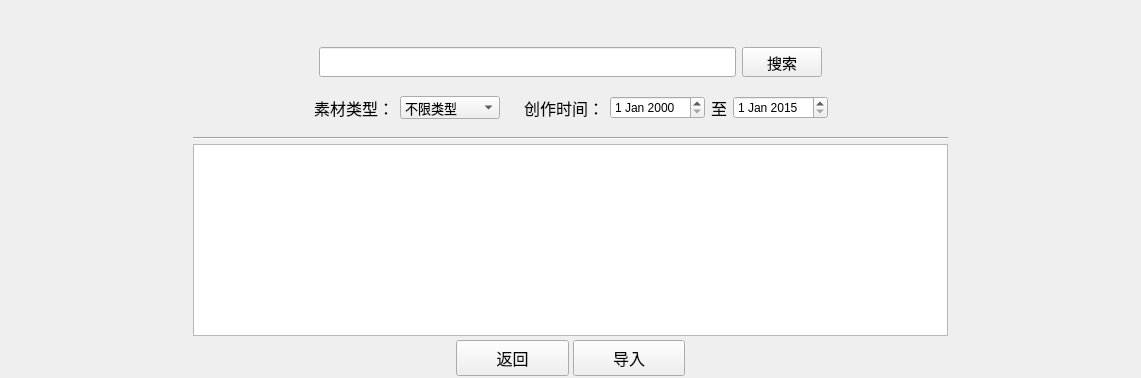
        <widget class="QWidget" name="pageImport">
         <layout class="QVBoxLayout" name="verticalLayout">
          <property name="spacing">
           <number>2</number>
          </property>
          <property name="margin">
           <number>0</number>
          </property>
          <item>
           <widget class="QWidget" name="Importwidget_Main" native="true">
            <layout class="QHBoxLayout" name="horizontalLayout_4" stretch="1,4,1">
             <property name="spacing">
              <number>4</number>
             </property>
             <property name="margin">
              <number>0</number>
             </property>
             <item>
              <widget class="QWidget" name="Importwidget_Left" native="true">
               <property name="styleSheet">
                <string notr="true"/>
               </property>
               <layout class="QHBoxLayout" name="horizontalLayout_16">
                <property name="spacing">
                 <number>4</number>
                </property>
                <property name="margin">
                 <number>0</number>
                </property>
                <item>
                 <spacer name="Importwidget_horizontalSpacer5">
                  <property name="orientation">
                   <enum>Qt::Horizontal</enum>
                  </property>
                  <property name="sizeHint" stdset="0">
                   <size>
                    <width>99</width>
                    <height>20</height>
                   </size>
                  </property>
                 </spacer>
                </item>
               </layout>
              </widget>
             </item>
             <item>
              <widget class="QWidget" name="Importwidget_Center" native="true">
               <layout class="QVBoxLayout" name="verticalLayout_10">
                <property name="spacing">
                 <number>4</number>
                </property>
                <property name="margin">
                 <number>0</number>
                </property>
                <item>
                 <widget class="QWidget" name="Importwidget_Empty" native="true">
                  <property name="minimumSize">
                   <size>
                    <width>0</width>
                    <height>40</height>
                   </size>
                  </property>
                  <property name="maximumSize">
                   <size>
                    <width>16777215</width>
                    <height>40</height>
                   </size>
                  </property>
                 </widget>
                </item>
                <item>
                 <widget class="QWidget" name="Importwidget_OutSearch" native="true">
                  <property name="minimumSize">
                   <size>
                    <width>0</width>
                    <height>35</height>
                   </size>
                  </property>
                  <property name="maximumSize">
                   <size>
                    <width>16777215</width>
                    <height>32</height>
                   </size>
                  </property>
                  <layout class="QHBoxLayout" name="horizontalLayout_20" stretch="1,4,1">
                   <property name="spacing">
                    <number>4</number>
                   </property>
                   <property name="margin">
                    <number>0</number>
                   </property>
                   <item>
                    <spacer name="Importwidget_horizontalSpacer3">
                     <property name="orientation">
                      <enum>Qt::Horizontal</enum>
                     </property>
                     <property name="sizeHint" stdset="0">
                      <size>
                       <width>96</width>
                       <height>20</height>
                      </size>
                     </property>
                    </spacer>
                   </item>
                   <item>
                    <widget class="QWidget" name="Importwidget_Search" native="true">
                     <property name="minimumSize">
                      <size>
                       <width>0</width>
                       <height>32</height>
                      </size>
                     </property>
                     <property name="maximumSize">
                      <size>
                       <width>16777215</width>
                       <height>32</height>
                      </size>
                     </property>
                     <layout class="QHBoxLayout" name="horizontalLayout_23">
                      <property name="spacing">
                       <number>6</number>
                      </property>
                      <property name="margin">
                       <number>0</number>
                      </property>
                      <item>
                       <widget class="QLineEdit" name="Importwidget_lineEdit">
                        <property name="minimumSize">
                         <size>
                          <width>0</width>
                          <height>30</height>
                         </size>
                        </property>
                        <property name="maximumSize">
                         <size>
                          <width>16777215</width>
                          <height>30</height>
                         </size>
                        </property>
                       </widget>
                      </item>
                      <item>
                       <widget class="QPushButton" name="Button_Search">
                        <property name="minimumSize">
                         <size>
                          <width>75</width>
                          <height>30</height>
                         </size>
                        </property>
                        <property name="maximumSize">
                         <size>
                          <width>16777215</width>
                          <height>30</height>
                         </size>
                        </property>
                        <property name="font">
                         <font>
                          <pointsize>11</pointsize>
                         </font>
                        </property>
                        <property name="text">
                         <string>搜索</string>
                        </property>
                       </widget>
                      </item>
                     </layout>
                    </widget>
                   </item>
                   <item>
                    <spacer name="Importwidget_horizontalSpacer4">
                     <property name="orientation">
                      <enum>Qt::Horizontal</enum>
                     </property>
                     <property name="sizeHint" stdset="0">
                      <size>
                       <width>96</width>
                       <height>20</height>
                      </size>
                     </property>
                    </spacer>
                   </item>
                  </layout>
                 </widget>
                </item>
                <item>
                 <widget class="QWidget" name="Importwidget_Condition" native="true">
                  <property name="minimumSize">
                   <size>
                    <width>0</width>
                    <height>50</height>
                   </size>
                  </property>
                  <property name="maximumSize">
                   <size>
                    <width>16777215</width>
                    <height>16777215</height>
                   </size>
                  </property>
                  <layout class="QHBoxLayout" name="horizontalLayout_10">
                   <property name="spacing">
                    <number>6</number>
                   </property>
                   <property name="margin">
                    <number>0</number>
                   </property>
                   <item>
                    <spacer name="Importwidget_horizontalSpacer1">
                     <property name="orientation">
                      <enum>Qt::Horizontal</enum>
                     </property>
                     <property name="sizeHint" stdset="0">
                      <size>
                       <width>199</width>
                       <height>20</height>
                      </size>
                     </property>
                    </spacer>
                   </item>
                   <item>
                    <widget class="QWidget" name="Importwidget_Type" native="true">
                     <property name="sizePolicy">
                      <sizepolicy hsizetype="Preferred" vsizetype="Fixed">
                       <horstretch>0</horstretch>
                       <verstretch>0</verstretch>
                      </sizepolicy>
                     </property>
                     <property name="minimumSize">
                      <size>
                       <width>0</width>
                       <height>40</height>
                      </size>
                     </property>
                     <layout class="QHBoxLayout" name="horizontalLayout_9">
                      <property name="margin">
                       <number>0</number>
                      </property>
                      <item>
                       <widget class="QLabel" name="Importwidget_labelType">
                        <property name="font">
                         <font>
                          <pointsize>12</pointsize>
                         </font>
                        </property>
                        <property name="text">
                         <string>素材类型：</string>
                        </property>
                       </widget>
                      </item>
                      <item>
                       <widget class="QComboBox" name="Importwidget_comboBox">
                        <property name="minimumSize">
                         <size>
                          <width>100</width>
                          <height>23</height>
                         </size>
                        </property>
                        <property name="font">
                         <font>
                          <pointsize>10</pointsize>
                         </font>
                        </property>
                        <item>
                         <property name="text">
                          <string>不限类型</string>
                         </property>
                        </item>
                        <item>
                         <property name="text">
                          <string>建筑素材</string>
                         </property>
                        </item>
                        <item>
                         <property name="text">
                          <string>织物素材</string>
                         </property>
                        </item>
                        <item>
                         <property name="text">
                          <string>器物素材</string>
                         </property>
                        </item>
                        <item>
                         <property name="text">
                          <string>壁画素材</string>
                         </property>
                        </item>
                        <item>
                         <property name="text">
                          <string>其它类型</string>
                         </property>
                        </item>
                       </widget>
                      </item>
                     </layout>
                    </widget>
                   </item>
                   <item>
                    <widget class="QWidget" name="Importwidget_Date" native="true">
                     <property name="sizePolicy">
                      <sizepolicy hsizetype="Preferred" vsizetype="Fixed">
                       <horstretch>0</horstretch>
                       <verstretch>0</verstretch>
                      </sizepolicy>
                     </property>
                     <property name="minimumSize">
                      <size>
                       <width>0</width>
                       <height>40</height>
                      </size>
                     </property>
                     <layout class="QHBoxLayout" name="horizontalLayout_13">
                      <property name="leftMargin">
                       <number>18</number>
                      </property>
                      <property name="topMargin">
                       <number>0</number>
                      </property>
                      <property name="rightMargin">
                       <number>0</number>
                      </property>
                      <property name="bottomMargin">
                       <number>0</number>
                      </property>
                      <item>
                       <widget class="QLabel" name="Importwidget_labelFrom">
                        <property name="font">
                         <font>
                          <pointsize>12</pointsize>
                         </font>
                        </property>
                        <property name="text">
                         <string>创作时间：</string>
                        </property>
                       </widget>
                      </item>
                      <item>
                       <widget class="QDateEdit" name="Importwidget_dateEditFrom">
                        <property name="minimumSize">
                         <size>
                          <width>0</width>
                          <height>23</height>
                         </size>
                        </property>
                       </widget>
                      </item>
                      <item>
                       <widget class="QLabel" name="Importwidget_labelTo">
                        <property name="font">
                         <font>
                          <pointsize>12</pointsize>
                         </font>
                        </property>
                        <property name="text">
                         <string>至</string>
                        </property>
                       </widget>
                      </item>
                      <item>
                       <widget class="QDateEdit" name="Importwidget_dateEditTo">
                        <property name="minimumSize">
                         <size>
                          <width>0</width>
                          <height>23</height>
                         </size>
                        </property>
                        <property name="dateTime">
                         <datetime>
                          <hour>0</hour>
                          <minute>0</minute>
                          <second>0</second>
                          <year>2015</year>
                          <month>1</month>
                          <day>1</day>
                         </datetime>
                        </property>
                       </widget>
                      </item>
                     </layout>
                    </widget>
                   </item>
                   <item>
                    <spacer name="Importwidget_horizontalSpacer2">
                     <property name="orientation">
                      <enum>Qt::Horizontal</enum>
                     </property>
                     <property name="sizeHint" stdset="0">
                      <size>
                       <width>198</width>
                       <height>20</height>
                      </size>
                     </property>
                    </spacer>
                   </item>
                  </layout>
                  <zorder>Importwidget_Type</zorder>
                  <zorder>Importwidget_Date</zorder>
                  <zorder>Importwidget_horizontalSpacer1</zorder>
                 </widget>
                </item>
                <item>
                 <widget class="Line" name="Importwidget_line">
                  <property name="orientation">
                   <enum>Qt::Horizontal</enum>
                  </property>
                 </widget>
                </item>
                <item>
                 <widget class="QWidget" name="Importwidget_ListArea" native="true">
                  <layout class="QVBoxLayout" name="verticalLayout_4">
                   <property name="spacing">
                    <number>4</number>
                   </property>
                   <property name="margin">
                    <number>0</number>
                   </property>
                   <item>
                    <widget class="QListWidget" name="ImportlistWidget"/>
                   </item>
                  </layout>
                 </widget>
                </item>
               </layout>
               <zorder>Importwidget_line</zorder>
               <zorder>Importwidget_ListArea</zorder>
               <zorder>Importwidget_OutSearch</zorder>
               <zorder>Importwidget_Empty</zorder>
               <zorder>Importwidget_Condition</zorder>
              </widget>
             </item>
             <item>
              <widget class="QWidget" name="Importwidget_Right" native="true">
               <property name="styleSheet">
                <string notr="true"/>
               </property>
               <layout class="QHBoxLayout" name="horizontalLayout_19">
                <property name="spacing">
                 <number>4</number>
                </property>
                <property name="margin">
                 <number>0</number>
                </property>
                <item>
                 <spacer name="Importwidget_horizontalSpacer6">
                  <property name="orientation">
                   <enum>Qt::Horizontal</enum>
                  </property>
                  <property name="sizeHint" stdset="0">
                   <size>
                    <width>123</width>
                    <height>20</height>
                   </size>
                  </property>
                 </spacer>
                </item>
               </layout>
              </widget>
             </item>
            </layout>
           </widget>
          </item>
          <item>
           <widget class="QWidget" name="Importwidget_Bottom" native="true">
            <property name="minimumSize">
             <size>
              <width>0</width>
              <height>40</height>
             </size>
            </property>
            <property name="maximumSize">
             <size>
              <width>16777215</width>
              <height>40</height>
             </size>
            </property>
            <layout class="QHBoxLayout" name="horizontalLayout_14" stretch="2,1,2">
             <property name="spacing">
              <number>0</number>
             </property>
             <property name="margin">
              <number>0</number>
             </property>
             <item>
              <spacer name="Importwidget_horizontalSpacer7">
               <property name="orientation">
                <enum>Qt::Horizontal</enum>
               </property>
               <property name="sizeHint" stdset="0">
                <size>
                 <width>124</width>
                 <height>20</height>
                </size>
               </property>
              </spacer>
             </item>
             <item>
              <widget class="QWidget" name="Importwidget_Button" native="true">
               <layout class="QHBoxLayout" name="horizontalLayout_15">
                <property name="spacing">
                 <number>4</number>
                </property>
                <property name="margin">
                 <number>0</number>
                </property>
                <item>
                 <widget class="QPushButton" name="Button_Back2">
                  <property name="minimumSize">
                   <size>
                    <width>0</width>
                    <height>36</height>
                   </size>
                  </property>
                  <property name="maximumSize">
                   <size>
                    <width>16777215</width>
                    <height>36</height>
                   </size>
                  </property>
                  <property name="font">
                   <font>
                    <family>Microsoft YaHei UI</family>
                    <pointsize>12</pointsize>
                   </font>
                  </property>
                  <property name="text">
                   <string>返回</string>
                  </property>
                 </widget>
                </item>
                <item>
                 <widget class="QPushButton" name="Button_Import">
                  <property name="minimumSize">
                   <size>
                    <width>0</width>
                    <height>36</height>
                   </size>
                  </property>
                  <property name="maximumSize">
                   <size>
                    <width>16777215</width>
                    <height>36</height>
                   </size>
                  </property>
                  <property name="font">
                   <font>
                    <family>Microsoft YaHei UI</family>
                    <pointsize>12</pointsize>
                   </font>
                  </property>
                  <property name="text">
                   <string>导入</string>
                  </property>
                 </widget>
                </item>
               </layout>
              </widget>
             </item>
             <item>
              <spacer name="Importwidget_horizontalSpacer8">
               <property name="orientation">
                <enum>Qt::Horizontal</enum>
               </property>
               <property name="sizeHint" stdset="0">
                <size>
                 <width>124</width>
                 <height>20</height>
                </size>
               </property>
              </spacer>
             </item>
            </layout>
           </widget>
          </item>
         </layout>
        </widget>
